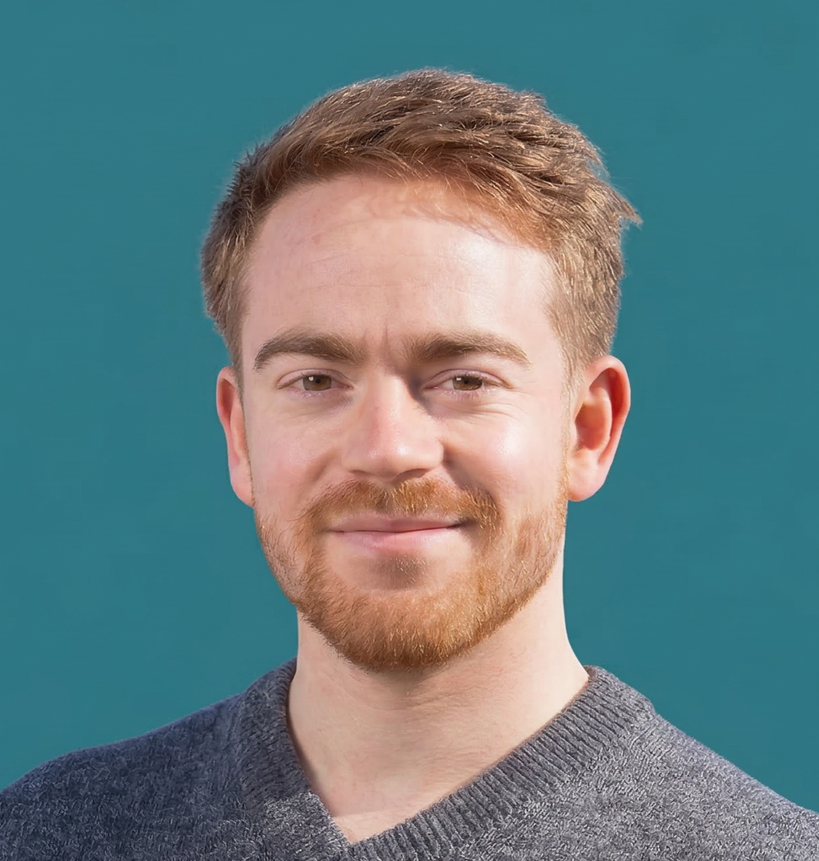
#> input picture teal_background_cropped.PNG, 819 x 861 px, shrunk from 1235 x 1299 before the run
$ python -i create_brand_portraits_v2.py   (imports and definitions only)
#> lines starting #> are read from the running program, lines starting #| are printed output that depends on the picture
#> further down, picture is the input picture: PIL image 819x861 RGBA; mean R, G, B, A 102, 125.4, 128.3, 255
import os
from rembg import remove, new_session
from PIL import Image, ImageFilter
import numpy as np

def clean_edges(img, erosion_size=2):
    """
    Schrumpft den Alpha-Kanal (Maske) um 'erosion_size' Pixel,
    um dunkle Ränder (Halos) zu entfernen.
    """
#> called with erosion_size = 2
    # Split channels
    r, g, b, a = img.split()
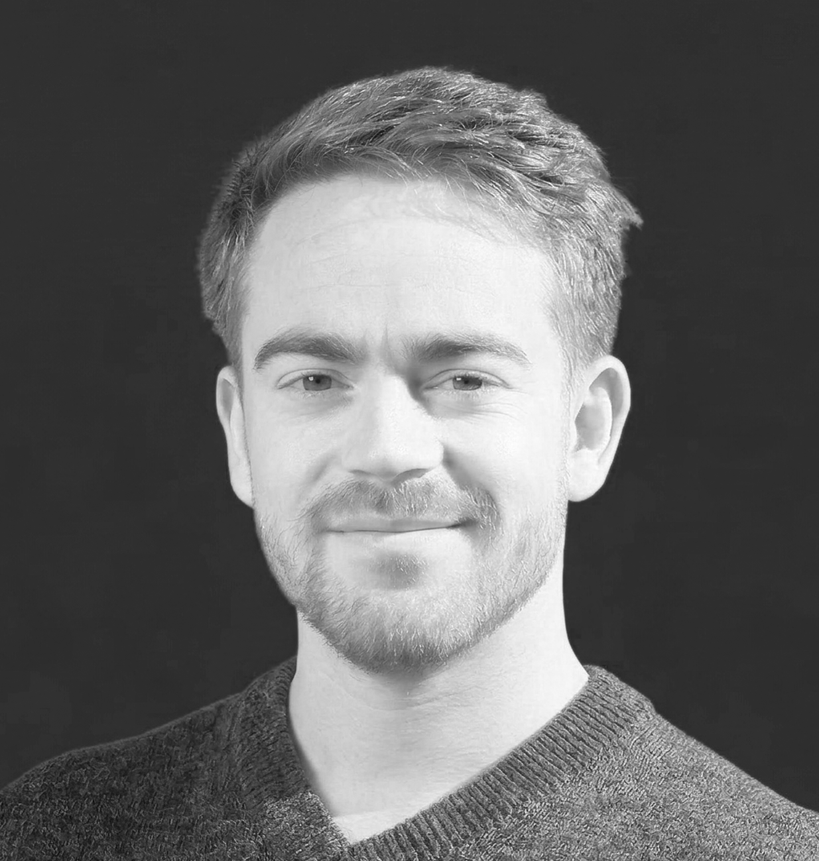
#> r: PIL image 819x861 L; min 9, max 255, mean 102
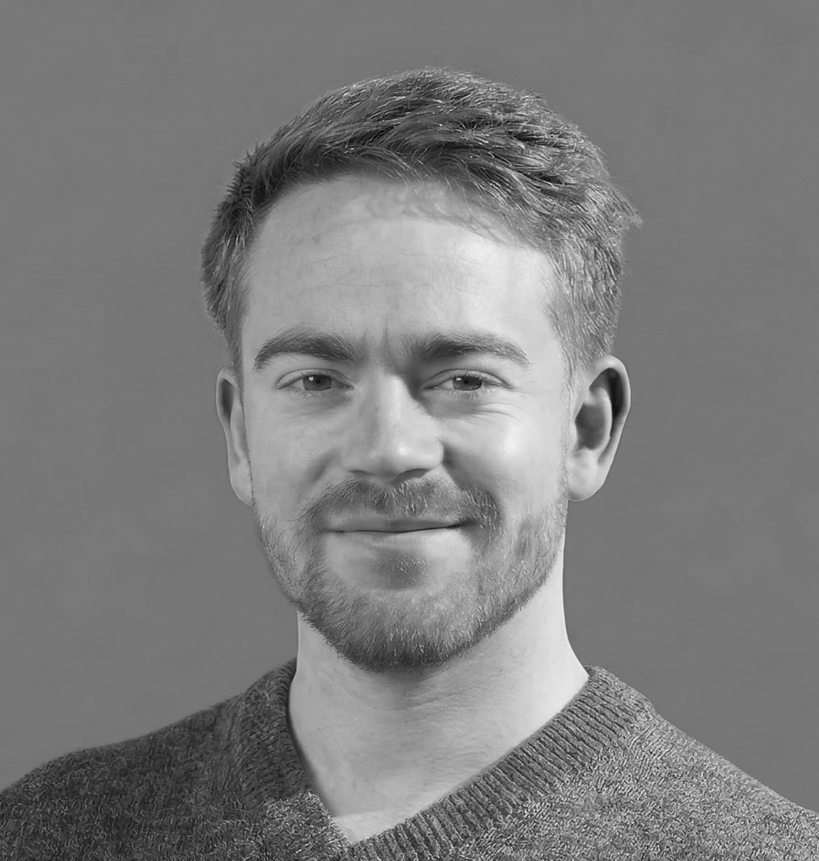
#> g: PIL image 819x861 L; min 4, max 242, mean 125.4
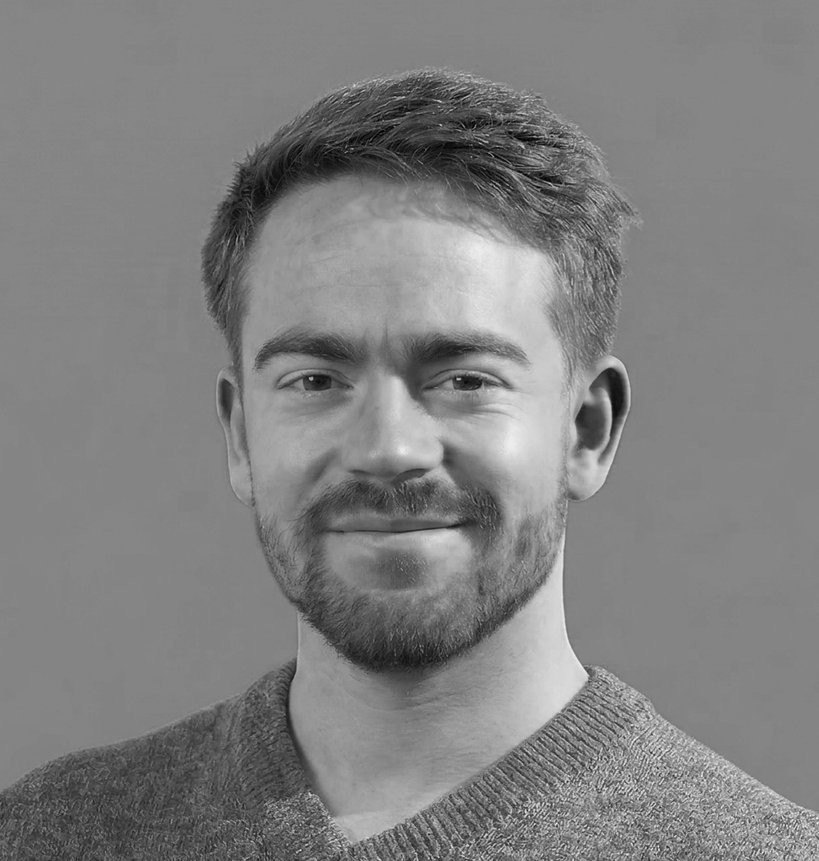
#> b: PIL image 819x861 L; min 0, max 244, mean 128.3
#> a: PIL image 819x861 L; every value is 255

    # Filter the alpha channel: MinFilter erodes (shrinks) the white area
    # Eine Größe von 3 bedeutet 1 Pixel Radius (3x3 Matrix)
    # Eine Größe von 5 bedeutet 2 Pixel Radius
    kernel_size = (erosion_size * 2) + 1
    new_a = a.filter(ImageFilter.MinFilter(kernel_size))

    # Optional: Weichzeichnen der Kante, damit es nicht "scherenschnittartig" aussieht
    new_a = new_a.filter(ImageFilter.GaussianBlur(radius=0.5))

    return Image.merge("RGBA", (r, g, b, new_a))

# [46 lines left out: function process_image, not called in this run]

# Configuration
input_image_path = r"C:\git_repos\_personal\linkedin-posts\teal_background_cropped.PNG"
# [10 lines not run here, left out]

target_colors = ["#116578", "#307785"]
output_directory = r"C:\git_repos\_personal\linkedin-posts\assets"

# [4 lines not run here, left out]

>>> from PIL import Image
>>> picture = Image.open('teal_background_cropped.PNG')
>>> result = clean_edges(picture)
